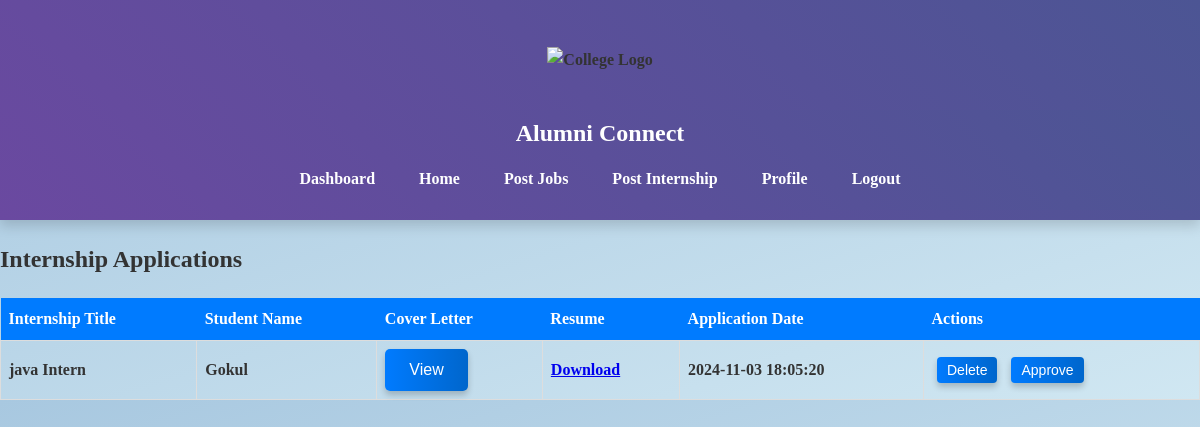
The page /internship_application.php (signed in) on the database its author committed.
### tables this page shows
CREATE TABLE `internship_applications` (
  `id` int(11) NOT NULL,
  `internship_id` int(11) NOT NULL,
  `internship_title` varchar(255) DEFAULT NULL,
  `student_id` int(11) NOT NULL,
  `student_name` varchar(255) DEFAULT NULL,
  `cover_letter` text DEFAULT NULL,
  `resume` varchar(255) DEFAULT NULL,
  `posted_by` varchar(255) DEFAULT NULL,
  `application_date` timestamp NOT NULL DEFAULT current_timestamp(),
  `alumni_id` int(11) DEFAULT NULL,
  `application_status` enum('approved','null') DEFAULT NULL
);

### internship_application.php (the view, shortened to what this page needs)
<?php
require 'db.php';
$alumni_id = $_SESSION['user_id'];
$query = "SELECT id, internship_title, student_name, cover_letter, resume, application_date
          FROM internship_applications
          WHERE alumni_id = ?";
$stmt = $conn->prepare($query);
$stmt->bind_param("i", $alumni_id);
$stmt->execute();
$result = $stmt->get_result();
?>
<!DOCTYPE html>
<html lang="en">
<head>
    <link rel="stylesheet" href="./style.css">
</head>
<body>
<header>
        <div class="header-container">
            <img src="https://www.pondiuni.edu.in/wp-content/uploads/2020/05/PU_Logo_Full.png" alt="College Logo">
        </div>
        <nav>
            <div class="college-title">
                <h2>Alumni Connect</h2>
            </div>
            <a href="./alumini_dashboard.php">Dashboard</a>
            <a href="alumini_index.php">Home</a>
            <a href="job_posting.php">Post Jobs</a>
            <a href="internship_posting.php">Post Internship</a>
            <a href="alumni_profile.php">Profile</a>
            <a href="logout.php">Logout</a>
        </nav>
    </header>
<h2>Internship Applications</h2>
<table class="application-table">
    <thead>
        <tr>
            <th>Internship Title</th>
            <th>Student Name</th>
            <th>Cover Letter</th>
            <th>Resume</th>
            <th>Application Date</th>
            <th>Actions</th>
        </tr>
    </thead>
    <tbody>
        <?php while ($row = $result->fetch_assoc()): ?>
            <tr>
                <td><?php echo htmlspecialchars($row['internship_title']); ?></td>
                <td><?php echo htmlspecialchars($row['student_name']); ?></td>
                <td>
                    <button onclick="showCoverLetter(<?php echo $row['id']; ?>)">View</button>
                </td>
                <td><a href="resumes/<?php echo htmlspecialchars($row['resume']); ?>" download>Download</a></td>
                <td><?php echo htmlspecialchars($row['application_date']); ?></td>
                <td>
                    <button class="btn delete" onclick="deleteApplication(<?php echo $row['id']; ?>)">Delete</button>
                    <button class="btn approve" onclick="approveApplication(<?php echo $row['id']; ?>)">Approve</button>
                </td>
            </tr>
        <?php endwhile; ?>
    </tbody>
</table>
</body>
</html>

### style.css (style rules this page uses)
body { font-family: Cambria, Cochin, Georgia, Times, 'Times New Roman', serif; font-weight: bold; margin: 0; padding: 0; background: linear-gradient(to bottom right, #a8c8e0, #d0e7f2); color: #333; line-height: 1.6; overflow-x: hidden; transition: background-color 0.5s ease; animation: fadeInBackground 0.5s ease-in-out; }
header { text-align: center; box-shadow: 0 6px 12px rgba(0, 0, 0, 0.15); top: 0; z-index: 10; animation: slideDownNav 0.8s ease-out; background: linear-gradient(45deg, #6a49a0, #4c5594); text-align: center; }
header h2 { margin: 0; font-size: 1.5em; }
.header-container { display: flex; justify-content: center; align-items: center; height: 100px; }
nav { background: linear-gradient(45deg, #6a49a0, #4c5594); padding: 4px; text-align: center; }
nav a { color: white; padding: 14px 20px; text-decoration: none; display: inline-block; }
.college-title h2 { font-size: 1.5em; color: white; margin: 0; display: block; }
button { background: linear-gradient(to right, #007bff, #0066cc); color: white; border: none; padding: 12px 24px; border-radius: 5px; cursor: pointer; font-size: 16px; transition: background 0.3s, transform 0.3s; position: relative; box-shadow: 0 4px 6px rgba(0, 0, 0, 0.2); animation: pulseButton 1.5s infinite; }
.btn { background-color: #4CAF50; color: white; padding: 8px; border: none; margin: 5px; border-radius: 4px; text-decoration: none; text-align: center; font-size: 14px; transition: background-color 0.3s, box-shadow 0.3s; }
header { background-color: #005a9e; padding: 10px; }

### internship_application.php (style rules this page uses)
.application-table { width: 100%; border-collapse: collapse; }
.application-table th { background-color: #007bff; color: white; padding: 8px; text-align: left; }
.application-table td { padding: 8px; border: 1px solid #ddd; }
.btn { padding: 5px 10px; color: white; background-color: #007bff; border: none; cursor: pointer; text-decoration: none; }
.btn.delete { background-color: #dc3545; }
.btn.approve { background-color: #28a745; }

### rows shown on the page
internship_applications: internship_title "java Intern", student_name "Gokul", application_date "2024-11-03 18:05:20"
